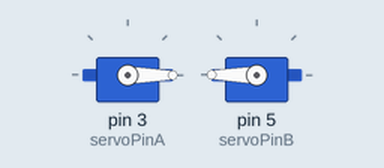
Simulated run of this sketch. Board: Arduino Uno, built with avr-gcc and run on an emulated ATmega328P. Parts: 2 × servo.

Above: at 2.05 s.
At 6.25 s:
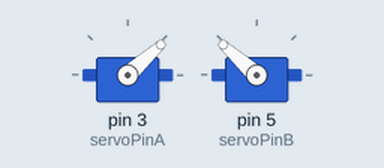
At 10.55 s:
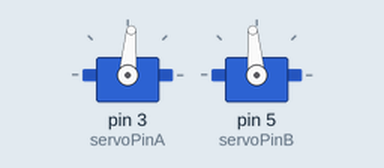
At 19.05 s:
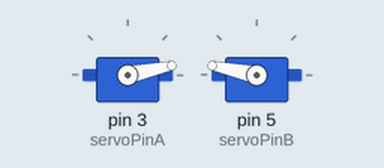
Timing chart, 0 to 26.0 s (numbered marks = the images above):
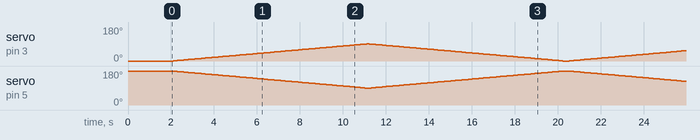

The sketch:

wave_attempt.ino
```cpp
#include <Servo.h>

// Define the variable to store the state of the angle
int angleA;
int angleB;
// Define pin for led for lightshow!!
int led = 9;

// Create the servo objects for A and B
Servo myServoA;
Servo myServoB;

// Define servoType to control each individually
char servoType;

// Define the pin for PWM control
const int servoPinA = 3;  // Pin 3 will be used for controlling the servo A
const int servoPinB = 5;  // Pin 5 will be used for controlling the servo B

// Increment amount
int rotateAmount = 1;


void setup() {
  // Initialize serial communication for debugging
  Serial.begin(9600);

  // Attach the Servo object to pin 3,5
  myServoA.attach(servoPinA);
  myServoB.attach(servoPinB);

  // Callibration for SteadyB()
  angleA = 0;
  angleB = 180;
  myServoA.write(angleA);
  myServoB.write(angleB);
  delay(2000);


  // Wave();
  // Line();
}

void loop() {

  SteadyB();

  // Add a small delay to avoid flooding the serial monitor
  delay(100);
}

void SteadyB(){
  // Write to A and B
  if (angleA >= 0 && angleA <= 180){
    myServoA.write(angleA);
  }
  if (angleB >= 0 && angleB <= 180){
    myServoB.write(angleB);
  }
  // Increment A and set B
  angleA += rotateAmount;
  angleB = 180 - angleA;

  // Swap direction if end met
  if (angleA < 0 || angleA > 90) {
    rotateAmount = -rotateAmount;
  }
}

void Wave() {
  // Callibrate servos
  angleA = 0;
  angleB = 180;
  myServoA.write(angleA);
  myServoB.write(angleB);
  delay(2000);

  // Move arm up
  while (angleA < 70 && angleB > 110){
    if (angleA < 70){
      myServoA.write(angleA);
      angleA += rotateAmount;
    }
    if (angleB > 110){
      myServoB.write(angleB);
      angleB -= rotateAmount;
    }
    delay(100);
  }
  // Wave forward
  while (angleB > 0){
    myServoB.write(angleB);
    angleB -= 4 * rotateAmount;
    delay(100);
  }
  // Wave backward
  while (angleB < 110){
    myServoB.write(angleB);
    angleB += 4 * rotateAmount;
    delay(100);
  }
  // Move arm down
  while (angleA > 0 && angleB < 180){
    if (angleA > 0){
      myServoA.write(angleA);
      angleA -= rotateAmount;
    }
    if (angleB < 180){
      myServoB.write(angleB);
      angleB += rotateAmount;
    }
    delay(100);
  }
}

void Line(){
  // Callibrate Servos
  angleA = 0;
  angleB = 90;
  myServoA.write(angleA);
  myServoB.write(angleB);
  delay(2000);

  // Increment until angleA 90
  while (angleA < 90){
    if (angleA >= 0 && angleA <= 180){
      myServoA.write(angleA);
    }
    if (angleB >= 0 && angleB <= 180){
      myServoB.write(angleB);
    }
    angleA += rotateAmount;
    angleB = 180 - angleA - (asin(1-sin(PI*angleA / 180)) * (180/PI));

    // Printing for debugging
    Serial.println("A");
    Serial.println(angleA);
    Serial.println("B");
    Serial.println(angleB);
    delay(100);
  }
}
```
